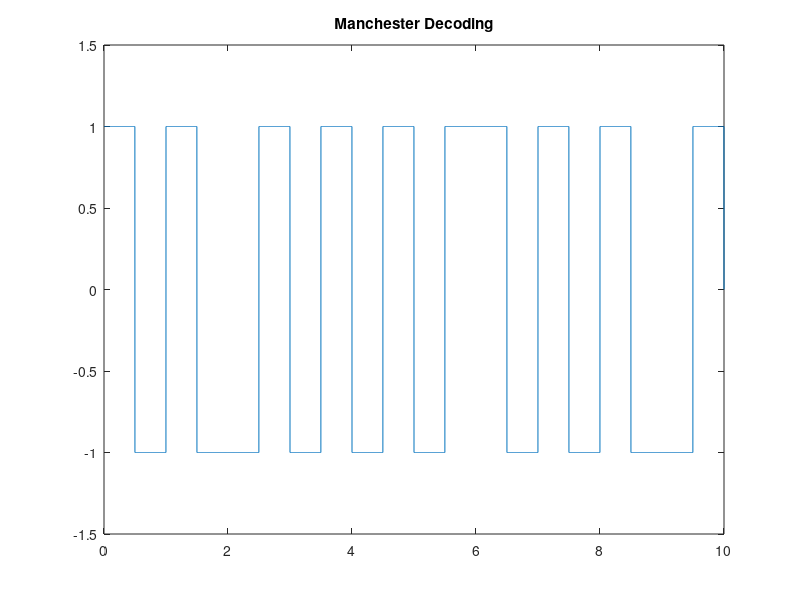

MATLAB code to generate this figure:
clc;
clear all;
close all;
bits= randi([0,1],1,10);
bitrate = 1;
n = 1000;
T = length(bits)/bitrate;
N = n*length(bits);
dt = T/N;
t = 0:dt:T;
x = zeros(1,length(t));
for i=1:length(bits)
if bits(i)==1
x((i-1)*n+1:(i-1)*n+n/2) = 1;
x((i-1)*n+n/2:i*n) = -1;
else
x((i-1)*n+1:(i-1)*n+n/2) = -1;
x((i-1)*n+n/2:i*n) = 1;
end
end
plot(t, x);
title("Manchester Decoding")
axis([0 10 -1.5 1.5])
counter = 0;
for i = 1:length(t)
if t(i)>counter
counter = counter + 1;
if x(i)>0
 result(counter) = x(i);
else result(counter) = 0;
end
end
end
disp('Manchester Decoding:');
disp(result);